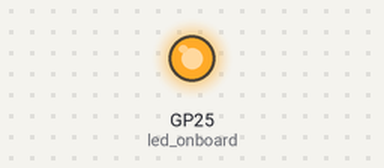
Simulated run of this program. Board: Raspberry Pi Pico running MicroPython. Parts: output pins drawn as LEDs (lit = HIGH). The modem accepts every AT command (registered, SIM ready, sends succeed) and sends nothing else; what the program prints to the serial console is not drawn.

Above: at 0.1 s.
At 3.1 s:
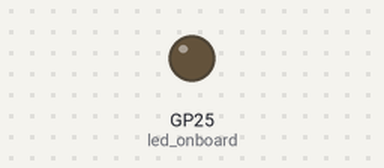
Timing chart, 0 to 4.6 s (numbered marks = the images above):
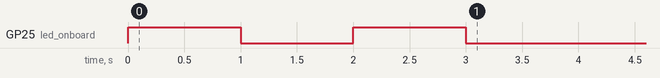

The program:

AT_TEST.py
```python
"""
Raspberry Pi Pico (MicroPython) exercise:
work with SIM7080G Cat-M/NBIoT Module
"""
import machine
import utime

# using pin defined
pwr_en = 14  # pin to control the power of the module

# uart setting
uart_port = 0
uart_baute = 115200
Pico_SIM7080G = machine.UART(uart_port, uart_baute)

# LED indicator on Raspberry Pi Pico
led_pin = 25  # onboard led
led_onboard = machine.Pin(led_pin, machine.Pin.OUT)


def led_blink():
    for i in range(1, 3):
        led_onboard.value(1)
        utime.sleep(1)
        led_onboard.value(0)
        utime.sleep(1)
    led_onboard.value(0)


# power on/off the module
def module_power():
    pwr_key = machine.Pin(pwr_en, machine.Pin.OUT)
    pwr_key.value(1)
    utime.sleep(2)
    pwr_key.value(0)


# Send AT command
def send_at(cmd, back, timeout=1000):
    rec_buff = b''
    Pico_SIM7080G.write((cmd + '\r\n').encode())
    prvmills = utime.ticks_ms()
    while (utime.ticks_ms() - prvmills) < timeout:
        if Pico_SIM7080G.any():
            rec_buff = b"".join([rec_buff, Pico_SIM7080G.read(1)])
    if rec_buff != '':
        if back not in rec_buff.decode():
            print(cmd + ' back:\t' + rec_buff.decode())
            return 0
        else:
            print(rec_buff.decode())
            return 1
    else:
        print(cmd + ' no responce')


# Send AT command and return response information
def send_at_wait_resp(cmd, back, timeout=2000):
    rec_buff = b''
    Pico_SIM7080G.write((cmd + '\r\n').encode())
    prvmills = utime.ticks_ms()
    while (utime.ticks_ms() - prvmills) < timeout:
        if Pico_SIM7080G.any():
            rec_buff = b"".join([rec_buff, Pico_SIM7080G.read(1)])
    if rec_buff != '':
        if back not in rec_buff.decode():
            print(cmd + ' back:\t' + rec_buff.decode())
        else:
            print(rec_buff.decode())
    else:
        print(cmd + ' no responce')
    print("Response information is: ", rec_buff)
    return rec_buff


# Module startup detection
def check_start():
    # simcom module uart may be fool,so it is better to send much times when it starts.
    send_at("AT", "OK")
    utime.sleep(1)
    for i in range(1, 4):
        if send_at("AT", "OK") == 1:
            print('------SIM7080G is ready------\r\n')
            break
        else:
            module_power()
            print('------SIM7080G is starting up, please wait------\r\n')
            utime.sleep(5)


def set_network():
    print("Setting to NB-IoT mode:\n")
    send_at("AT+CFUN=0", "OK")
    send_at("AT+CNMP=38", "OK")  # Select LTE mode
    send_at("AT+CMNB=2", "OK")  # Select NB-IoT mode,if Cat-M，please set to 1
    send_at("AT+CFUN=1", "OK")
    utime.sleep(5)


# Check the network status
def check_network():
    if send_at("AT+CPIN?", "READY") != 1:
        print("------Please check whether the sim card has been inserted!------\n")
    for i in range(1, 10):
        if send_at("AT+CGATT?", "1"):
            print('------SIM7080G is online------\r\n')
            break
        else:
            print('------SIM7080G is offline, please wait...------\r\n')
            utime.sleep(5)
            continue
    send_at("AT+CSQ", "OK")
    send_at("AT+CPSI?", "OK")
    send_at("AT+COPS?", "OK")
    get_resp_info = str(send_at_wait_resp("AT+CGNAPN", "OK"))
    # getapn = get_resp_info.split('\"')
    # print(getapn[1])
    getapn1 = get_resp_info[get_resp_info.find('\"')+1:get_resp_info.rfind('\"')]
    print(getapn1)
    send_at("AT+CNCFG=0,1,\""+getapn1+"\"", "OK")
    send_at('AT+CNACT=0,1', 'OK')
    send_at('AT+CNACT?', 'OK')


def at_test():
    print("---------------------------SIM7080G AT TEST---------------------------")
    while True:
        try:
            command_input = str(input('Please input the AT command,press Ctrl+C to exit:\000'))
            send_at(command_input, 'OK', 2000)
        except KeyboardInterrupt:
            print('\n------Exit AT Command Test!------\r\n')
            module_power()
            print("------The module is power off!------\n")
            break


# SIM7080G main program
led_blink()
check_start()
set_network()
check_network()
at_test()
```
